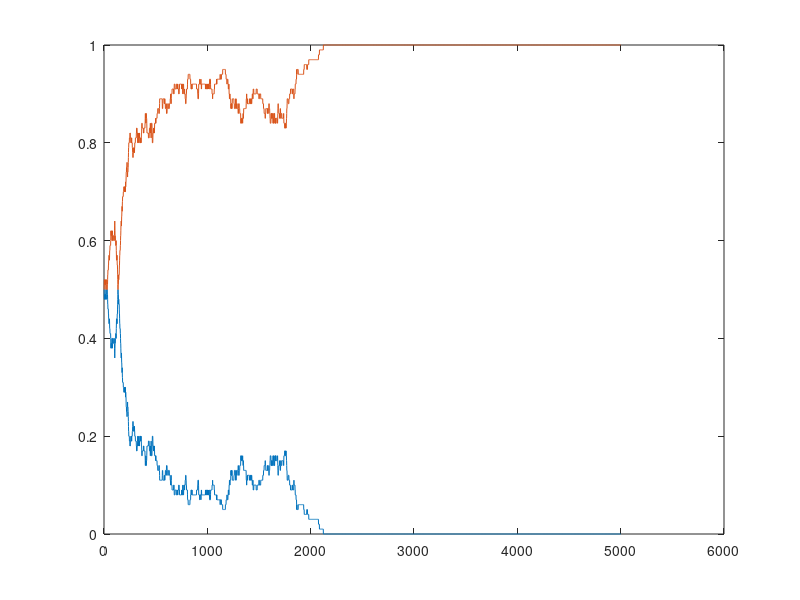

The MATLAB script that drew this image:
clear
A(1)=50; %Initial size of population with fenotype/genotype A
B(1)=50;
N=A(1)+B(1);   %Total population, fixed for the whole run
fA=1;   %Absolute fitness of A
fB=1.2;
g=5000;  %number of generations to run
for i=1:g
    PA=A(i)*fA; %Prob to get a new A for next gen
    PB=B(i)*fB;
    PT=PA+PB;   %Total prob to normalize
    if rand<PA/PT
        A(i+1)=A(i)+1;
        B(i+1)=B(i);
    else
        A(i+1)=A(i);
        B(i+1)=B(i)+1;
    end
    PmA=A(i)/N; %deaths are equally probable
    PmB=B(i)/N;
    if rand<PmA
        A(i+1)=A(i+1)-1;
    else
        B(i+1)=B(i+1)-1;
    end
end
plot(1:g+1,A/N,1:g+1,B/N)